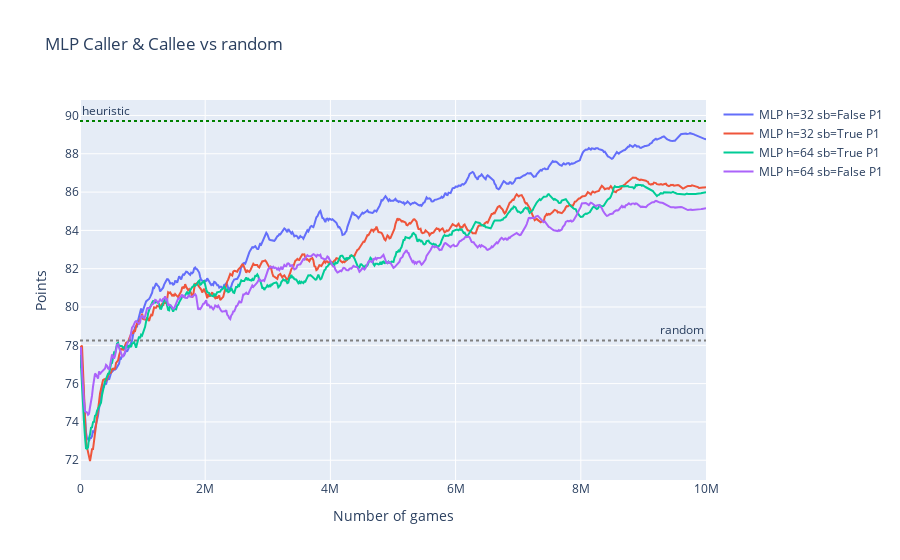
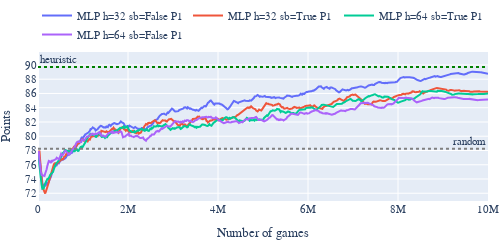
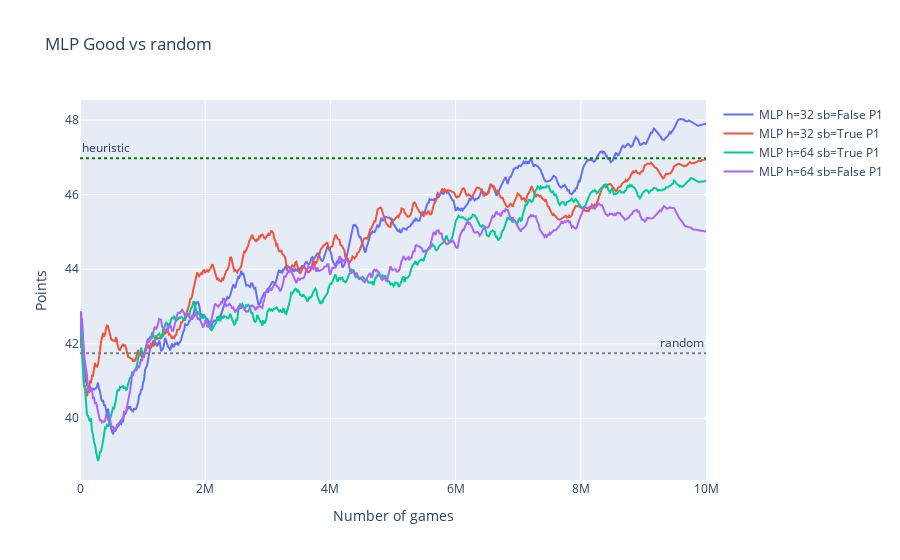
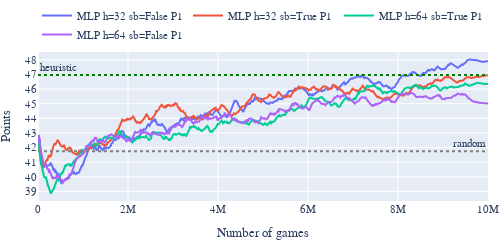

Notebook code cell kept with these figures, in order:
### Code cell
plot_good_bad('MLP', names_nn_P1, 'P1_mlp', source_dir='P1_nocom_good_bad')
plot_good_bad('RNN', names_rnn_P1, 'P1_rnn', source_dir='P1_nocom_good_bad')

### Figure 1 — Plotly figure (JSON) as saved in the notebook; plotly's stock layout.template omitted (floating-point values rounded to 4 significant figures; data arrays with more than 128 entries replaced by an {"elided": "..."} marker saying what was removed)
{"data": [{"name": "MLP h=32 sb=False P1", "type": "scatter", "x": {"elided": "626 int values"}, "y": {"elided": "626 float values"}}, {"name": "MLP h=32 sb=True P1", "type": "scatter", "x": {"elided": "626 int values"}, "y": {"elided": "626 float values"}}, {"name": "MLP h=64 sb=True P1", "type": "scatter", "x": {"elided": "626 int values"}, "y": {"elided": "626 float values"}}, {"name": "MLP h=64 sb=False P1", "type": "scatter", "x": {"elided": "626 int values"}, "y": {"elided": "626 float values"}}], "layout": {"annotations": [{"showarrow": false, "text": "heuristic", "x": 0, "xanchor": "left", "xref": "x domain", "y": 89.71, "yanchor": "bottom", "yref": "y"}, {"showarrow": false, "text": "random", "x": 1, "xanchor": "right", "xref": "x domain", "y": 78.26, "yanchor": "bottom", "yref": "y"}], "shapes": [{"line": {"color": "green", "dash": "dot"}, "type": "line", "x0": 0, "x1": 1, "xref": "x domain", "y0": 89.71, "y1": 89.71, "yref": "y"}, {"line": {"color": "gray", "dash": "dot"}, "type": "line", "x0": 0, "x1": 1, "xref": "x domain", "y0": 78.26, "y1": 78.26, "yref": "y"}], "title": {"text": "MLP Caller & Callee vs random"}, "xaxis": {"title": {"text": "Number of games"}}, "yaxis": {"title": {"text": "Points"}}}}

### Figure 2 — Plotly figure (JSON) as saved in the notebook; plotly's stock layout.template omitted (floating-point values rounded to 4 significant figures; data arrays with more than 128 entries replaced by an {"elided": "..."} marker saying what was removed)
{"data": [{"name": "MLP h=32 sb=False P1", "type": "scatter", "x": {"elided": "626 int values"}, "y": {"elided": "626 float values"}}, {"name": "MLP h=32 sb=True P1", "type": "scatter", "x": {"elided": "626 int values"}, "y": {"elided": "626 float values"}}, {"name": "MLP h=64 sb=True P1", "type": "scatter", "x": {"elided": "626 int values"}, "y": {"elided": "626 float values"}}, {"name": "MLP h=64 sb=False P1", "type": "scatter", "x": {"elided": "626 int values"}, "y": {"elided": "626 float values"}}], "layout": {"annotations": [{"showarrow": false, "text": "heuristic", "x": 0, "xanchor": "left", "xref": "x domain", "y": 89.71, "yanchor": "bottom", "yref": "y"}, {"showarrow": false, "text": "random", "x": 1, "xanchor": "right", "xref": "x domain", "y": 78.26, "yanchor": "bottom", "yref": "y"}], "font": {"family": "Serif", "size": 11}, "height": 220, "legend": {"orientation": "h", "title": {"text": ""}, "x": 1, "xanchor": "right", "y": 1.02, "yanchor": "bottom"}, "margin": {"b": 1, "l": 5, "r": 5, "t": 1}, "shapes": [{"line": {"color": "green", "dash": "dot"}, "type": "line", "x0": 0, "x1": 1, "xref": "x domain", "y0": 89.71, "y1": 89.71, "yref": "y"}, {"line": {"color": "gray", "dash": "dot"}, "type": "line", "x0": 0, "x1": 1, "xref": "x domain", "y0": 78.26, "y1": 78.26, "yref": "y"}], "showlegend": true, "title": {"text": ""}, "width": 500, "xaxis": {"title": {"text": "Number of games"}}, "yaxis": {"nticks": 12, "title": {"text": "Points"}}}}

### Figure 3 — Plotly figure (JSON) as saved in the notebook; plotly's stock layout.template omitted (floating-point values rounded to 4 significant figures; data arrays with more than 128 entries replaced by an {"elided": "..."} marker saying what was removed)
{"data": [{"name": "MLP h=32 sb=False P1", "type": "scatter", "x": {"elided": "626 int values"}, "y": {"elided": "626 float values"}}, {"name": "MLP h=32 sb=True P1", "type": "scatter", "x": {"elided": "626 int values"}, "y": {"elided": "626 float values"}}, {"name": "MLP h=64 sb=True P1", "type": "scatter", "x": {"elided": "626 int values"}, "y": {"elided": "626 float values"}}, {"name": "MLP h=64 sb=False P1", "type": "scatter", "x": {"elided": "626 int values"}, "y": {"elided": "626 float values"}}], "layout": {"annotations": [{"showarrow": false, "text": "heuristic", "x": 0, "xanchor": "left", "xref": "x domain", "y": 46.97, "yanchor": "bottom", "yref": "y"}, {"showarrow": false, "text": "random", "x": 1, "xanchor": "right", "xref": "x domain", "y": 41.74, "yanchor": "bottom", "yref": "y"}], "shapes": [{"line": {"color": "green", "dash": "dot"}, "type": "line", "x0": 0, "x1": 1, "xref": "x domain", "y0": 46.97, "y1": 46.97, "yref": "y"}, {"line": {"color": "gray", "dash": "dot"}, "type": "line", "x0": 0, "x1": 1, "xref": "x domain", "y0": 41.74, "y1": 41.74, "yref": "y"}], "title": {"text": "MLP Good vs random"}, "xaxis": {"title": {"text": "Number of games"}}, "yaxis": {"title": {"text": "Points"}}}}

### Figure 4 — Plotly figure (JSON) as saved in the notebook; plotly's stock layout.template omitted (floating-point values rounded to 4 significant figures; data arrays with more than 128 entries replaced by an {"elided": "..."} marker saying what was removed)
{"data": [{"name": "MLP h=32 sb=False P1", "type": "scatter", "x": {"elided": "626 int values"}, "y": {"elided": "626 float values"}}, {"name": "MLP h=32 sb=True P1", "type": "scatter", "x": {"elided": "626 int values"}, "y": {"elided": "626 float values"}}, {"name": "MLP h=64 sb=True P1", "type": "scatter", "x": {"elided": "626 int values"}, "y": {"elided": "626 float values"}}, {"name": "MLP h=64 sb=False P1", "type": "scatter", "x": {"elided": "626 int values"}, "y": {"elided": "626 float values"}}], "layout": {"annotations": [{"showarrow": false, "text": "heuristic", "x": 0, "xanchor": "left", "xref": "x domain", "y": 46.97, "yanchor": "bottom", "yref": "y"}, {"showarrow": false, "text": "random", "x": 1, "xanchor": "right", "xref": "x domain", "y": 41.74, "yanchor": "bottom", "yref": "y"}], "font": {"family": "Serif", "size": 11}, "height": 220, "legend": {"orientation": "h", "title": {"text": ""}, "x": 1, "xanchor": "right", "y": 1.02, "yanchor": "bottom"}, "margin": {"b": 1, "l": 5, "r": 5, "t": 1}, "shapes": [{"line": {"color": "green", "dash": "dot"}, "type": "line", "x0": 0, "x1": 1, "xref": "x domain", "y0": 46.97, "y1": 46.97, "yref": "y"}, {"line": {"color": "gray", "dash": "dot"}, "type": "line", "x0": 0, "x1": 1, "xref": "x domain", "y0": 41.74, "y1": 41.74, "yref": "y"}], "showlegend": true, "title": {"text": ""}, "width": 500, "xaxis": {"title": {"text": "Number of games"}}, "yaxis": {"nticks": 12, "title": {"text": "Points"}}}}
